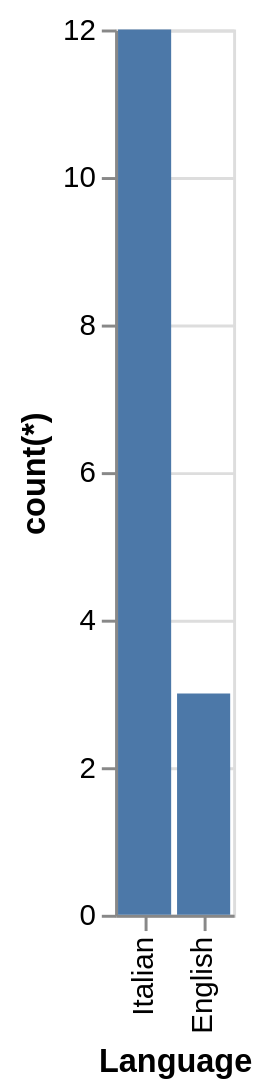

Describe this chart as a Vega-Lite specification.
### Vega-Lite specification from a JSON file in a GitHub repository (floating-point values rounded to 4 significant figures)
{"data": {"values": [{"x_data": "Italian", "y_data": 12}, {"x_data": "English", "y_data": 3}]}, "mark": "bar", "encoding": {"x": {"field": "x_data", "type": "nominal", "title": "Language", "sort": "descending"}, "y": {"field": "y_data", "type": "quantitative", "title": "count(*)"}}}
